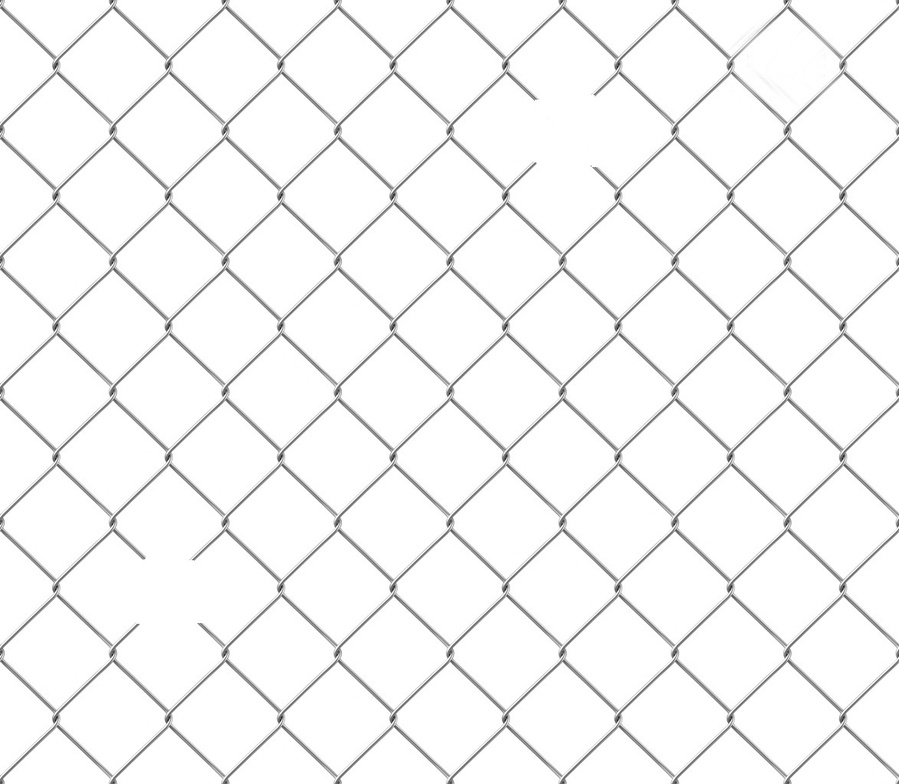
#> input picture images/fence.jpg, 899 x 784 px, shrunk from 1173 x 1023 before the run, found by its file name
$ jupyter execute L8_4Hole_Detection_Fence.ipynb
#> lines starting #> are read from the running program, lines starting #| are printed output that depends on the picture
<a href="https://colab.research.google.com/github/ngotancuong/mse.dip/blob/main/L8_4Hole_Detection_Fence.ipynb" target="_parent"></a>

[cell 1]
import cv2
import matplotlib.pyplot as plt
import numpy as np
import urllib.request

# Load image from URL and convert to grayscale
url = 'https://raw.githubusercontent.com/ngotancuong/mse.dip/main/images/fence.jpg'
with urllib.request.urlopen(url) as url_f:
    s = url_f.read()
    arr = np.asarray(bytearray(s), dtype=np.uint8)
    img = cv2.imdecode(arr, cv2.IMREAD_GRAYSCALE)
#> img is the input picture: shape (784, 899); min 18, max 255, mean 245.7

# Threshold image
level, bw = cv2.threshold(img, 0, 255, cv2.THRESH_BINARY + cv2.THRESH_OTSU)
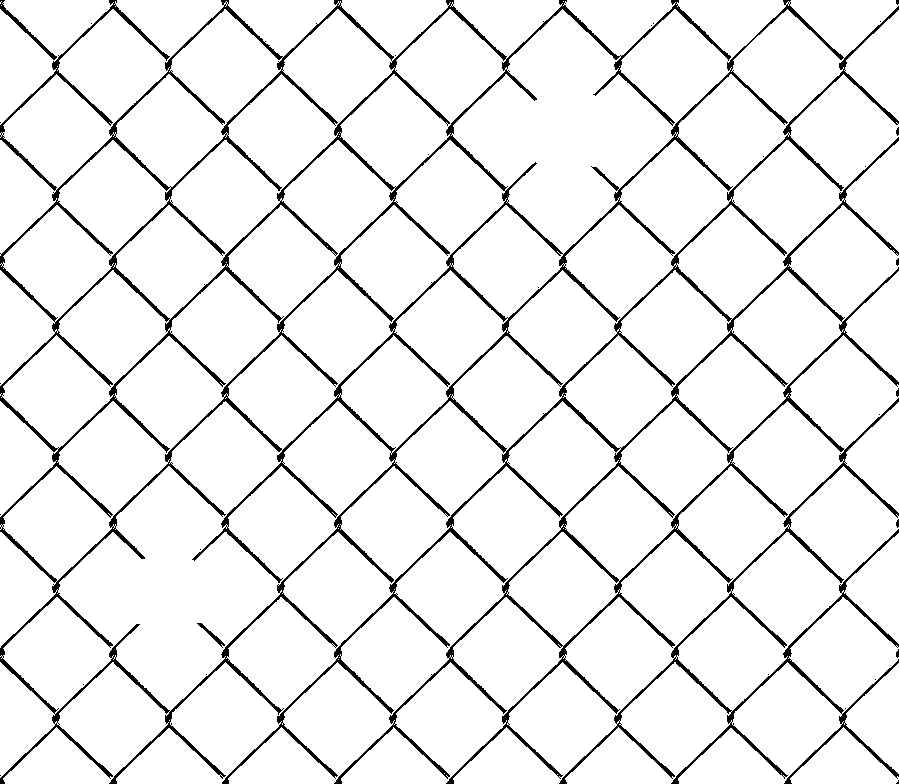
#> bw: shape (784, 899); 93.1% white; black in thin lines or dots
#> level = 198

# Perform erosion with a cross structuring element
length = 101
nhood = np.zeros((length, length), dtype=np.uint8)
nhood[length//2, :] = 1
nhood[:, length//2] = 1
se = cv2.bitwise_not(cv2.getStructuringElement(cv2.MORPH_RECT, (length, length)))
se[nhood > 0] = 1
bw1 = cv2.erode(bw, se)
#> bw1: shape (784, 899); every value is 0

# Show and save images
fig, axs = plt.subplots(1, 3, figsize=(10, 5))
axs[0].imshow(img, cmap='gray')
axs[0].set_title('Original Image')
axs[1].imshow(bw, cmap='gray')
axs[1].set_title('Binary Image')
axs[2].imshow(bw1, cmap='gray')
axs[2].set_title('Eroded Image')
for ax in axs:
    ax.axis('off')
plt.tight_layout()
plt.show()
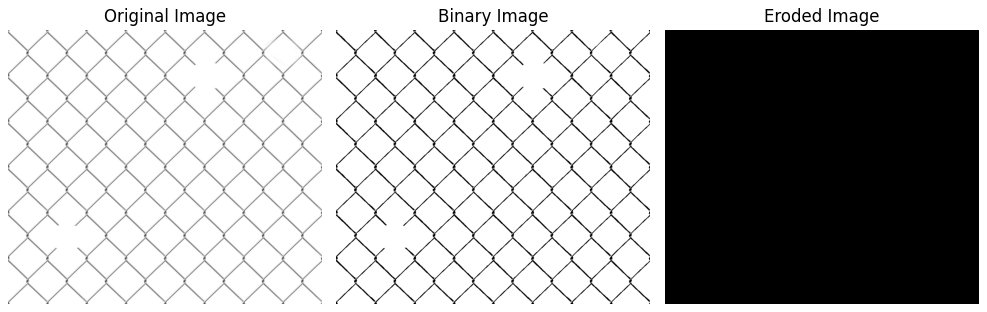
#> figure drawn by matplotlib, 3 panels

cv2.imwrite('Binary_Erosion_Fence_BW.jpg', bw)
cv2.imwrite('Binary_Erosion_Fence_Hole_Detection.jpg', bw1)
#> Out = True
